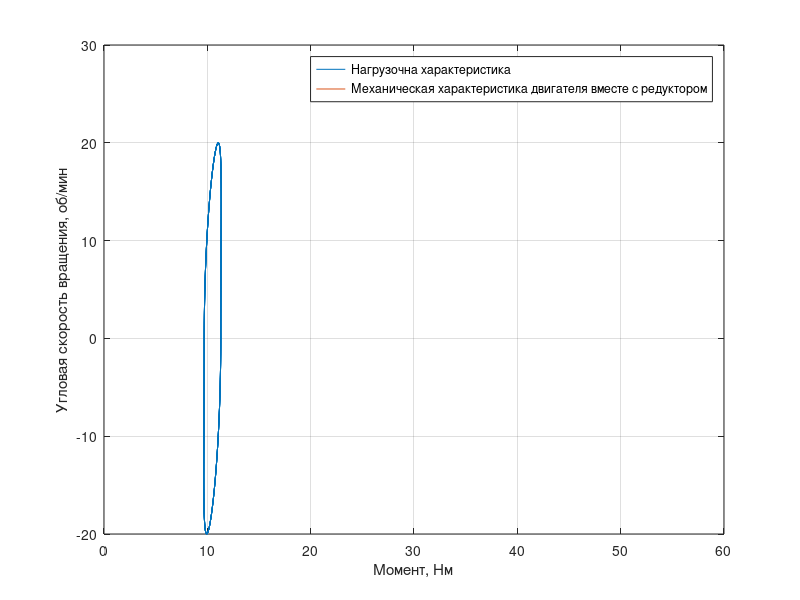

MATLAB code for this plot:
% % построение нагрузочной характеристики
t = 0:0.1:100;
w = 2;
a = 3.5;
w_ = w / a;
J = 0.7;
M = 10.5;% was 6
k = 0.14; % гидродинамический коэф
a_t = a*sin(w_*t);
w_t = a*w_*cos(w_*t);
q_t = a*w_*w_*sin(w_*t);


Mn = -J.*q_t + k.*abs(w_t).*w_t + M;
% Mn = -J.*q_t + k.*w_t + M;
plot(Mn, 10*w_t)
xlabel("Момент, Нм")
ylabel("Угловая скорость вращения, об/мин")
hold on
% построение механической характеристики двигателя
u = 0.87;
i = 406;%w as 215
m_ = 1020;% was 632
m = 0:0.1:m_* i * u * 0.15;
n0 = 8810/i; % was 7500
% N_M = (n0 - m * 8.7);
N_M = n0*(1 - m/(m_ * i * u));
plot(m/1000, N_M)
grid on
legend("Нагрузочна характеристика", "Механическая характеристика двигателя вместе с редуктором")

% i = 215 https://www.faulhaber.com/fileadmin/Import/Media/EN_2668_CR_DFF.pdf
% mtotor    https://www.faulhaber.com/fileadmin/Import/Media/EN_32GPT_FMM.pdf

% % faulhaber 3257 24cr with 38/2s 246
% % faulhaber 3257 24cr with 38/2s 159
% % RE 30 ∅30 mm, Graphite Brushes, 60 Watt GPX 32 406 or 326
